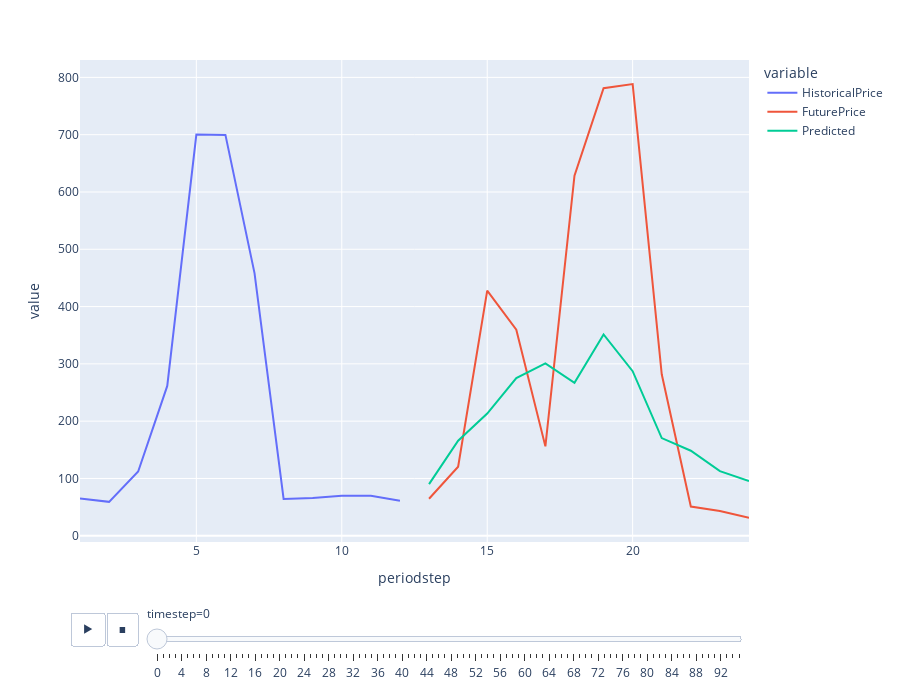

Notebook source saved alongside this figure:
### Code cell
import plotly.express as px

fig = px.line(ddf, x="periodstep", y=["HistoricalPrice", "FuturePrice", "Predicted"], animation_frame="timestep")
fig.update_layout(height=700)  
fig.show()

### Figure 1 — Plotly figure (JSON) as saved in the notebook; plotly's stock layout.template omitted (floating-point values rounded to 4 significant figures)
{"data": [{"hovertemplate": "variable=HistoricalPrice<br>timestep=0<br>periodstep=%{x}<br>value=%{y}<extra></extra>", "legendgroup": "HistoricalPrice", "line": {"color": "#636efa", "dash": "solid"}, "marker": {"symbol": "circle"}, "mode": "lines", "name": "HistoricalPrice", "orientation": "v", "showlegend": true, "type": "scatter", "x": [1, 2, 3, 4, 5, 6, 7, 8, 9, 10, 11, 12, 13, 14, 15, 16, 17, 18, 19, 20, 21, 22, 23, 24], "xaxis": "x", "y": [64.87, 59.22, 112.0, 261.5, 700.2, 699.6, 458.3, 64.29, 66, 69.95, 69.79, 61.23, null, null, null, null, null, null, null, null, null, null, null, null], "yaxis": "y"}, {"hovertemplate": "variable=FuturePrice<br>timestep=0<br>periodstep=%{x}<br>value=%{y}<extra></extra>", "legendgroup": "FuturePrice", "line": {"color": "#EF553B", "dash": "solid"}, "marker": {"symbol": "circle"}, "mode": "lines", "name": "FuturePrice", "orientation": "v", "showlegend": true, "type": "scatter", "x": [1, 2, 3, 4, 5, 6, 7, 8, 9, 10, 11, 12, 13, 14, 15, 16, 17, 18, 19, 20, 21, 22, 23, 24], "xaxis": "x", "y": [null, null, null, null, null, null, null, null, null, null, null, null, 64.64, 120.5, 427.8, 359.7, 156, 628.3, 781.1, 788.3, 281.8, 51, 43.09, 31.18], "yaxis": "y"}, {"hovertemplate": "variable=Predicted<br>timestep=0<br>periodstep=%{x}<br>value=%{y}<extra></extra>", "legendgroup": "Predicted", "line": {"color": "#00cc96", "dash": "solid"}, "marker": {"symbol": "circle"}, "mode": "lines", "name": "Predicted", "orientation": "v", "showlegend": true, "type": "scatter", "x": [1, 2, 3, 4, 5, 6, 7, 8, 9, 10, 11, 12, 13, 14, 15, 16, 17, 18, 19, 20, 21, 22, 23, 24], "xaxis": "x", "y": [null, null, null, null, null, null, null, null, null, null, null, null, 90.18, 166.0, 213.3, 275.1, 300.9, 267.1, 351.3, 287.3, 170.5, 148.4, 112.8, 95.68], "yaxis": "y"}], "layout": {"height": 700, "legend": {"title": {"text": "variable"}, "tracegroupgap": 0}, "margin": {"t": 60}, "sliders": [{"active": 0, "currentvalue": {"prefix": "timestep="}, "len": 0.9, "pad": {"b": 10, "t": 60}, "steps": [{"args": [["0"], {"frame": {"duration": 0, "redraw": false}, "fromcurrent": true, "mode": "immediate", "transition": {"duration": 0, "easing": "linear"}}], "label": "0", "method": "animate"}, {"args": [["1"], {"frame": {"duration": 0, "redraw": false}, "fromcurrent": true, "mode": "immediate", "transition": {"duration": 0, "easing": "linear"}}], "label": "1", "method": "animate"}, {"args": [["2"], {"frame": {"duration": 0, "redraw": false}, "fromcurrent": true, "mode": "immediate", "transition": {"duration": 0, "easing": "linear"}}], "label": "2", "method": "animate"}, {"args": [["3"], {"frame": {"duration": 0, "redraw": false}, "fromcurrent": true, "mode": "immediate", "transition": {"duration": 0, "easing": "linear"}}], "label": "3", "method": "animate"}, {"args": [["4"], {"frame": {"duration": 0, "redraw": false}, "fromcurrent": true, "mode": "immediate", "transition": {"duration": 0, "easing": "linear"}}], "label": "4", "method": "animate"}, {"args": [["5"], {"frame": {"duration": 0, "redraw": false}, "fromcurrent": true, "mode": "immediate", "transition": {"duration": 0, "easing": "linear"}}], "label": "5", "method": "animate"}, {"args": [["6"], {"frame": {"duration": 0, "redraw": false}, "fromcurrent": true, "mode": "immediate", "transition": {"duration": 0, "easing": "linear"}}], "label": "6", "method": "animate"}, {"args": [["7"], {"frame": {"duration": 0, "redraw": false}, "fromcurrent": true, "mode": "immediate", "transition": {"duration": 0, "easing": "linear"}}], "label": "7", "method": "animate"}, {"args": [["8"], {"frame": {"duration": 0, "redraw": false}, "fromcurrent": true, "mode": "immediate", "transition": {"duration": 0, "easing": "linear"}}], "label": "8", "method": "animate"}, {"args": [["9"], {"frame": {"duration": 0, "redraw": false}, "fromcurrent": true, "mode": "immediate", "transition": {"duration": 0, "easing": "linear"}}], "label": "9", "method": "animate"}, {"args": [["10"], {"frame": {"duration": 0, "redraw": false}, "fromcurrent": true, "mode": "immediate", "transition": {"duration": 0, "easing": "linear"}}], "label": "10", "method": "animate"}, {"args": [["11"], {"frame": {"duration": 0, "redraw": false}, "fromcurrent": true, "mode": "immediate", "transition": {"duration": 0, "easing": "linear"}}], "label": "11", "method": "animate"}, {"args": [["12"], {"frame": {"duration": 0, "redraw": false}, "fromcurrent": true, "mode": "immediate", "transition": {"duration": 0, "easing": "linear"}}], "label": "12", "method": "animate"}, {"args": [["13"], {"frame": {"duration": 0, "redraw": false}, "fromcurrent": true, "mode": "immediate", "transition": {"duration": 0, "easing": "linear"}}], "label": "13", "method": "animate"}, {"args": [["14"], {"frame": {"duration": 0, "redraw": false}, "fromcurrent": true, "mode": "immediate", "transition": {"duration": 0, "easing": "linear"}}], "label": "14", "method": "animate"}, {"args": [["15"], {"frame": {"duration": 0, "redraw": false}, "fromcurrent": true, "mode": "immediate", "transition": {"duration": 0, "easing": "linear"}}], "label": "15", "method": "animate"}, {"args": [["16"], {"frame": {"duration": 0, "redraw": false}, "fromcurrent": true, "mode": "immediate", "transition": {"duration": 0, "easing": "linear"}}], "label": "16", "method": "animate"}, {"args": [["17"], {"frame": {"duration": 0, "redraw": false}, "fromcurrent": true, "mode": "immediate", "transition": {"duration": 0, "easing": "linear"}}], "label": "17", "method": "animate"}, {"args": [["18"], {"frame": {"duration": 0, "redraw": false}, "fromcurrent": true, "mode": "immediate", "transition": {"duration": 0, "easing": "linear"}}], "label": "18", "method": "animate"}, {"args": [["19"], {"frame": {"duration": 0, "redraw": false}, "fromcurrent": true, "mode": "immediate", "transition": {"duration": 0, "easing": "linear"}}], "label": "19", "method": "animate"}, {"args": [["20"], {"frame": {"duration": 0, "redraw": false}, "fromcurrent": true, "mode": "immediate", "transition": {"duration": 0, "easing": "linear"}}], "label": "20", "method": "animate"}, {"args": [["21"], {"frame": {"duration": 0, "redraw": false}, "fromcurrent": true, "mode": "immediate", "transition": {"duration": 0, "easing": "linear"}}], "label": "21", "method": "animate"}, {"args": [["22"], {"frame": {"duration": 0, "redraw": false}, "fromcurrent": true, "mode": "immediate", "transition": {"duration": 0, "easing": "linear"}}], "label": "22", "method": "animate"}, {"args": [["23"], {"frame": {"duration": 0, "redraw": false}, "fromcurrent": true, "mode": "immediate", "transition": {"duration": 0, "easing": "linear"}}], "label": "23", "method": "animate"}, {"args": [["24"], {"frame": {"duration": 0, "redraw": false}, "fromcurrent": true, "mode": "immediate", "transition": {"duration": 0, "easing": "linear"}}], "label": "24", "method": "animate"}, {"args": [["25"], {"frame": {"duration": 0, "redraw": false}, "fromcurrent": true, "mode": "immediate", "transition": {"duration": 0, "easing": "linear"}}], "label": "25", "method": "animate"}, {"args": [["26"], {"frame": {"duration": 0, "redraw": false}, "fromcurrent": true, "mode": "immediate", "transition": {"duration": 0, "easing": "linear"}}], "label": "26", "method": "animate"}, {"args": [["27"], {"frame": {"duration": 0, "redraw": false}, "fromcurrent": true, "mode": "immediate", "transition": {"duration": 0, "easing": "linear"}}], "label": "27", "method": "animate"}, {"args": [["28"], {"frame": {"duration": 0, "redraw": false}, "fromcurrent": true, "mode": "immediate", "transition": {"duration": 0, "easing": "linear"}}], "label": "28", "method": "animate"}, {"args": [["29"], {"frame": {"duration": 0, "redraw": false}, "fromcurrent": true, "mode": "immediate", "transition": {"duration": 0, "easing": "linear"}}], "label": "29", "method": "animate"}, {"args": [["30"], {"frame": {"duration": 0, "redraw": false}, "fromcurrent": true, "mode": "immediate", "transition": {"duration": 0, "easing": "linear"}}], "label": "30", "method": "animate"}, {"args": [["31"], {"frame": {"duration": 0, "redraw": false}, "fromcurrent": true, "mode": "immediate", "transition": {"duration": 0, "easing": "linear"}}], "label": "31", "method": "animate"}, {"args": [["32"], {"frame": {"duration": 0, "redraw": false}, "fromcurrent": true, "mode": "immediate", "transition": {"duration": 0, "easing": "linear"}}], "label": "32", "method": "animate"}, {"args": [["33"], {"frame": {"duration": 0, "redraw": false}, "fromcurrent": true, "mode": "immediate", "transition": {"duration": 0, "easing": "linear"}}], "label": "33", "method": "animate"}, {"args": [["34"], {"frame": {"duration": 0, "redraw": false}, "fromcurrent": true, "mode": "immediate", "transition": {"duration": 0, "easing": "linear"}}], "label": "34", "method": "animate"}, {"args": [["35"], {"frame": {"duration": 0, "redraw": false}, "fromcurrent": true, "mode": "immediate", "transition": {"duration": 0, "easing": "linear"}}], "label": "35", "method": "animate"}, {"args": [["36"], {"frame": {"duration": 0, "redraw": false}, "fromcurrent": true, "mode": "immediate", "transition": {"duration": 0, "easing": "linear"}}], "label": "36", "method": "animate"}, {"args": [["37"], {"frame": {"duration": 0, "redraw": false}, "fromcurrent": true, "mode": "immediate", "transition": {"duration": 0, "easing": "linear"}}], "label": "37", "method": "animate"}, {"args": [["38"], {"frame": {"duration": 0, "redraw": false}, "fromcurrent": true, "mode": "immediate", "transition": {"duration": 0, "easing": "linear"}}], "label": "38", "method": "animate"}, {"args": [["39"], {"frame": {"duration": 0, "redraw": false}, "fromcurrent": true, "mode": "immediate", "transition": {"duration": 0, "easing": "linear"}}], "label": "39", "method": "animate"}, {"args": [["40"], {"frame": {"duration": 0, "redraw": false}, "fromcurrent": true, "mode": "immediate", "transition": {"duration": 0, "easing": "linear"}}], "label": "40", "method": "animate"}, {"args": [["41"], {"frame": {"duration": 0, "redraw": false}, "fromcurrent": true, "mode": "immediate", "transition": {"duration": 0, "easing": "linear"}}], "label": "41", "method": "animate"}, {"args": [["42"], {"frame": {"duration": 0, "redraw": false}, "fromcurrent": true, "mode": "immediate", "transition": {"duration": 0, "easing": "linear"}}], "label": "42", "method": "animate"}, {"args": [["43"], {"frame": {"duration": 0, "redraw": false}, "fromcurrent": true, "mode": "immediate", "transition": {"duration": 0, "easing": "linear"}}], "label": "43", "method": "animate"}, {"args": [["44"], {"frame": {"duration": 0, "redraw": false}, "fromcurrent": true, "mode": "immediate", "transition": {"duration": 0, "easing": "linear"}}], "label": "44", "method": "animate"}, {"args": [["45"], {"frame": {"duration": 0, "redraw": false}, "fromcurrent": true, "mode": "immediate", "transition": {"duration": 0, "easing": "linear"}}], "label": "45", "method": "animate"}, {"args": [["46"], {"frame": {"duration": 0, "redraw": false}, "fromcurrent": true, "mode": "immediate", "transition": {"duration": 0, "easing": "linear"}}], "label": "46", "method": "animate"}, {"args": [["47"], {"frame": {"duration": 0, "redraw": false}, "fromcurrent": true, "mode": "immediate", "transition": {"duration": 0, "easing": "linear"}}], "label": "47", "method": "animate"}, {"args": [["48"], {"frame": {"duration": 0, "redraw": false}, "fromcurrent": true, "mode": "immediate", "transition": {"duration": 0, "easing": "linear"}}], "label": "48", "method": "animate"}, {"args": [["49"], {"frame": {"duration": 0, "redraw": false}, "fromcurrent": true, "mode": "immediate", "transition": {"duration": 0, "easing": "linear"}}], "label": "49", "method": "animate"}, {"args": [["50"], {"frame": {"duration": 0, "redraw": false}, "fromcurrent": true, "mode": "immediate", "transition": {"duration": 0, "easing": "linear"}}], "label": "50", "method": "animate"}, {"args": [["51"], {"frame": {"duration": 0, "redraw": false}, "fromcurrent": true, "mode": "immediate", "transition": {"duration": 0, "easing": "linear"}}], "label": "51", "method": "animate"}, {"args": [["52"], {"frame": {"duration": 0, "redraw": false}, "fromcurrent": true, "mode": "immediate", "transition": {"duration": 0, "easing": "linear"}}], "label": "52", "method": "animate"}, {"args": [["53"], {"frame": {"duration": 0, "redraw": false}, "fromcurrent": true, "mode": "immediate", "transition": {"duration": 0, "easing": "linear"}}], "label": "53", "method": "animate"}, {"args": [["54"], {"frame": {"duration": 0, "redraw": false}, "fromcurrent": true, "mode": "immediate", "transition": {"duration": 0, "easing": "linear"}}], "label": "54", "method": "animate"}, {"args": [["55"], {"frame": {"duration": 0, "redraw": false}, "fromcurrent": true, "mode": "immediate", "transition": {"duration": 0, "easing": "linear"}}], "label": "55", "method": "animate"}, {"args": [["56"], {"frame": {"duration": 0, "redraw": false}, "fromcurrent": true, "mode": "immediate", "transition": {"duration": 0, "easing": "linear"}}], "label": "56", "method": "animate"}, {"args": [["57"], {"frame": {"duration": 0, "redraw": false}, "fromcurrent": true, "mode": "immediate", "transition": {"duration": 0, "easing": "linear"}}], "label": "57", "method": "animate"}, {"args": [["58"], {"frame": {"duration": 0, "redraw": false}, "fromcurrent": true, "mode": "immediate", "transition": {"duration": 0, "easing": "linear"}}], "label": "58", "method": "animate"}, {"args": [["59"], {"frame": {"duration": 0, "redraw": false}, "fromcurrent": true, "mode": "immediate", "transition": {"duration": 0, "easing": "linear"}}], "label": "59", "method": "animate"}, {"args": [["60"], {"frame": {"duration": 0, "redraw": false}, "fromcurrent": true, "mode": "immediate", "transition": {"duration": 0, "easing": "linear"}}], "label": "60", "method": "animate"}, {"args": [["61"], {"frame": {"duration": 0, "redraw": false}, "fromcurrent": true, "mode": "immediate", "transition": {"duration": 0, "easing": "linear"}}], "label": "61", "method": "animate"}, {"args": [["62"], {"frame": {"duration": 0, "redraw": false}, "fromcurrent": true, "mode": "immediate", "transition": {"duration": 0, "easing": "linear"}}], "label": "62", "method": "animate"}, {"args": [["63"], {"frame": {"duration": 0, "redraw": false}, "fromcurrent": true, "mode": "immediate", "transition": {"duration": 0, "easing": "linear"}}], "label": "63", "method": "animate"}, {"args": [["64"], {"frame": {"duration": 0, "redraw": false}, "fromcurrent": true, "mode": "immediate", "transition": {"duration": 0, "easing": "linear"}}], "label": "64", "method": "animate"}, {"args": [["65"], {"frame": {"duration": 0, "redraw": false}, "fromcurrent": true, "mode": "immediate", "transition": {"duration": 0, "easing": "linear"}}], "label": "65", "method": "animate"}, {"args": [["66"], {"frame": {"duration": 0, "redraw": false}, "fromcurrent": true, "mode": "immediate", "transition": {"duration": 0, "easing": "linear"}}], "label": "66", "method": "animate"}, {"args": [["67"], {"frame": {"duration": 0, "redraw": false}, "fromcurrent": true, "mode": "immediate", "transition": {"duration": 0, "easing": "linear"}}], "label": "67", "method": "animate"}, {"args": [["68"], {"frame": {"duration": 0, "redraw": false}, "fromcurrent": true, "mode": "immediate", "transition": {"duration": 0, "easing": "linear"}}], "label": "68", "method": "animate"}, {"args": [["69"], {"frame": {"duration": 0, "redraw": false}, "fromcurrent": true, "mode": "immediate", "transition": {"duration": 0, "easing": "linear"}}], "label": "69", "method": "animate"}, {"args": [["70"], {"frame": {"duration": 0, "redraw": false}, "fromcurrent": true, "mode": "immediate", "transition": {"duration": 0, "easing": "linear"}}], "label": "70", "method": "animate"}, {"args": [["71"], {"frame": {"duration": 0, "redraw": false}, "fromcurrent": true, "mode": "immediate", "transition": {"duration": 0, "easing": "linear"}}], "label": "71", "method": "animate"}, {"args": [["72"], {"frame": {"duration": 0, "redraw": false}, "fromcurrent": true, "mode": "immediate", "transition": {"duration": 0, "easing": "linear"}}], "label": "72", "method": "animate"}, {"args": [["73"], {"frame": {"duration": 0, "redraw": false}, "fromcurrent": true, "mode": "immediate", "transition": {"duration": 0, "easing": "linear"}}], "label": "73", "method": "animate"}, {"args": [["74"], {"frame": {"duration": 0, "redraw": false}, "fromcurrent": true, "mode": "immediate", "transition": {"duration": 0, "easing": "linear"}}], "label": "74", "method": "animate"}, {"args": [["75"], {"frame": {"duration": 0, "redraw": false}, "fromcurrent": true, "mode": "immediate", "transition": {"duration": 0, "easing": "linear"}}], "label": "75", "method": "animate"}, {"args": [["76"], {"frame": {"duration": 0, "redraw": false}, "fromcurrent": true, "mode": "immediate", "transition": {"duration": 0, "easing": "linear"}}], "label": "76", "method": "animate"}, {"args": [["77"], {"frame": {"duration": 0, "redraw": false}, "fromcurrent": true, "mode": "immediate", "transition": {"duration": 0, "easing": "linear"}}], "label": "77", "method": "animate"}, {"args": [["78"], {"frame": {"duration": 0, "redraw": false}, "fromcurrent": true, "mode": "immediate", "transition": {"duration": 0, "easing": "linear"}}], "label": "78", "method": "animate"}, {"args": [["79"], {"frame": {"duration": 0, "redraw": false}, "fromcurrent": true, "mode": "immediate", "transition": {"duration": 0, "easing": "linear"}}], "label": "79", "method": "animate"}, {"args": [["80"], {"frame": {"duration": 0, "redraw": false}, "fromcurrent": true, "mode": "immediate", "transition": {"duration": 0, "easing": "linear"}}], "label": "80", "method": "animate"}, {"args": [["81"], {"frame": {"duration": 0, "redraw": false}, "fromcurrent": true, "mode": "immediate", "transition": {"duration": 0, "easing": "linear"}}], "label": "81", "method": "animate"}, {"args": [["82"], {"frame": {"duration": 0, "redraw": false}, "fromcurrent": true, "mode": "immediate", "transition": {"duration": 0, "easing": "linear"}}], "label": "82", "method": "animate"}, {"args": [["83"], {"frame": {"duration": 0, "redraw": false}, "fromcurrent": true, "mode": "immediate", "transition": {"duration": 0, "easing": "linear"}}], "label": "83", "method": "animate"}, {"args": [["84"], {"frame": {"duration": 0, "redraw": false}, "fromcurrent": true, "mode": "immediate", "transition": {"duration": 0, "easing": "linear"}}], "label": "84", "method": "animate"}, {"args": [["85"], {"frame": {"duration": 0, "redraw": false}, "fromcurrent": true, "mode": "immediate", "transition": {"duration": 0, "easing": "linear"}}], "label": "85", "method": "animate"}, {"args": [["86"], {"frame": {"duration": 0, "redraw": false}, "fromcurrent": true, "mode": "immediate", "transition": {"duration": 0, "easing": "linear"}}], "label": "86", "method": "animate"}, {"args": [["87"], {"frame": {"duration": 0, "redraw": false}, "fromcurrent": true, "mode": "immediate", "transition": {"duration": 0, "easing": "linear"}}], "label": "87", "method": "animate"}, {"args": [["88"], {"frame": {"duration": 0, "redraw": false}, "fromcurrent": true, "mode": "immediate", "transition": {"duration": 0, "easing": "linear"}}], "label": "88", "method": "animate"}, {"args": [["89"], {"frame": {"duration": 0, "redraw": false}, "fromcurrent": true, "mode": "immediate", "transition": {"duration": 0, "easing": "linear"}}], "label": "89", "method": "animate"}, {"args": [["90"], {"frame": {"duration": 0, "redraw": false}, "fromcurrent": true, "mode": "immediate", "transition": {"duration": 0, "easing": "linear"}}], "label": "90", "method": "animate"}, {"args": [["91"], {"frame": {"duration": 0, "redraw": false}, "fromcurrent": true, "mode": "immediate", "transition": {"duration": 0, "easing": "linear"}}], "label": "91", "method": "animate"}, {"args": [["92"], {"frame": {"duration": 0, "redraw": false}, "fromcurrent": true, "mode": "immediate", "transition": {"duration": 0, "easing": "linear"}}], "label": "92", "method": "animate"}, {"args": [["93"], {"frame": {"duration": 0, "redraw": false}, "fromcurrent": true, "mode": "immediate", "transition": {"duration": 0, "easing": "linear"}}], "label": "93", "method": "animate"}, {"args": [["94"], {"frame": {"duration": 0, "redraw": false}, "fromcurrent": true, "mode": "immediate", "transition": {"duration": 0, "easing": "linear"}}], "label": "94", "method": "animate"}, {"args": [["95"], {"frame": {"duration": 0, "redraw": false}, "fromcurrent": true, "mode": "immediate", "transition": {"duration": 0, "easing": "linear"}}], "label": "95", "method": "animate"}], "x": 0.1, "xanchor": "left", "y": 0, "yanchor": "top"}], "updatemenus": [{"buttons": [{"args": [null, {"frame": {"duration": 500, "redraw": false}, "fromcurrent": true, "mode": "immediate", "transition": {"duration": 500, "easing": "linear"}}], "label": "&#9654;", "method": "animate"}, {"args": [[null], {"frame": {"duration": 0, "redraw": false}, "fromcurrent": true, "mode": "immediate", "transition": {"duration": 0, "easing": "linear"}}], "label": "&#9724;", "method": "animate"}], "direction": "left", "pad": {"r": 10, "t": 70}, "showactive": false, "type": "buttons", "x": 0.1, "xanchor": "right", "y": 0, "yanchor": "top"}], "xaxis": {"anchor": "y", "domain": [0, 1], "title": {"text": "periodstep"}}, "yaxis": {"anchor": "x", "domain": [0, 1], "title": {"text": "value"}}}}
